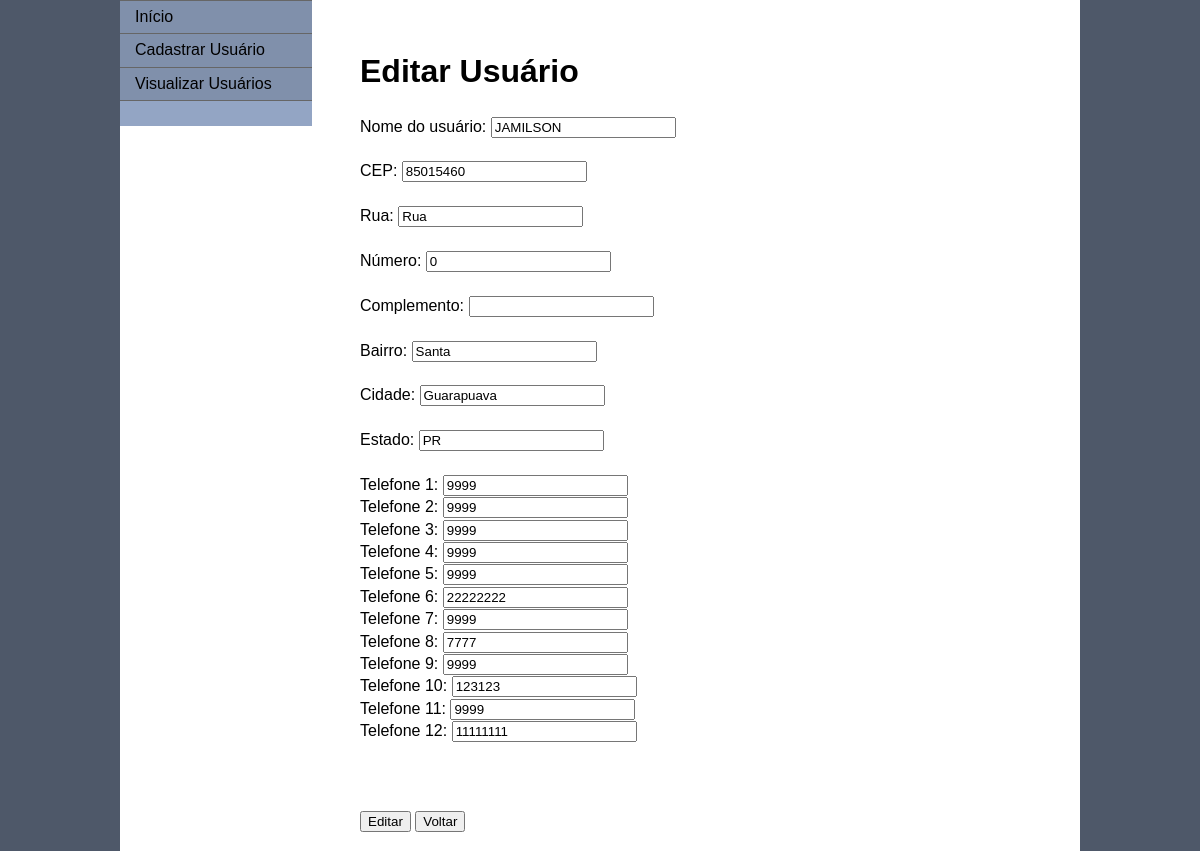
/funcoes/editar_usuario.php?id=30&pagina=editar, run on the app's committed database.
### tables this page shows
CREATE TABLE IF NOT EXISTS `usuario` (
  `id` int(5) NOT NULL AUTO_INCREMENT,
  `nome` varchar(50) NOT NULL,
  `cep` varchar(15) NOT NULL,
  `rua` varchar(50) NOT NULL,
  `numero` int(10) NOT NULL,
  `complemento` varchar(50) DEFAULT NULL,
  `bairro` varchar(50) NOT NULL,
  `cidade` varchar(50) NOT NULL,
  `estado` varchar(50) NOT NULL,
  PRIMARY KEY (`id`)
);

CREATE TABLE IF NOT EXISTS `telefone` (
  `id` int(5) NOT NULL AUTO_INCREMENT,
  `id_usuario` int(5) NOT NULL,
  `numero_telefone` int(15) NOT NULL,
  PRIMARY KEY (`id`)
);

### funcoes/editar_usuario.php (the view, shortened to what this page needs)
<!DOCTYPE html PUBLIC "-//W3C//DTD XHTML 1.0 Transitional//EN" "http://www.w3.org/TR/xhtml1/DTD/xhtml1-transitional.dtd">
<html xmlns="http://www.w3.org/1999/xhtml">
<head>
<link rel="stylesheet" type="text/css" href="../css/estilo.css">
</head>
<?php
$conexao = mysql_connect("localhost","root","");
$id = $_GET['id'];
$query = "SELECT * FROM usuario WHERE id = $id";
$query2 = "SELECT * FROM telefone WHERE id_usuario = $id";
$resultado = mysql_query($query,$conexao) or die(mysql_error());
$resultado2 = mysql_query($query2,$conexao) or die(mysql_error());
while ($linha = mysql_fetch_array($resultado)){
?>
<body>
<div class="container">
    <div class="sidebar1">
        <ul class="nav">
          <li><a href="?">Início</a></li>
          <li><a href="../?pagina=cadastro">Cadastrar Usuário</a></li>
          <li><a href="../?pagina=visualizar">Visualizar Usuários</a></li>
        </ul>
    </div>
	<div class="content">
        <h1>Editar Usuário</h1>
        <form id="formulario" name="formulario" method="post" accept-charset="utf-8">
              Nome do usu&aacute;rio:
              <input type="text" name="nome" id="nome" value=<?php echo $linha['nome']; ?>><br/><br/>
              CEP:
              <input type="text" name="cep" id="cep" value=<?php echo $linha['cep']; ?>><br/><br/>
              Rua:
              <input type="text" name="rua" id="rua" value=<?php echo $linha['rua']; ?>><br/><br/>
              N&uacute;mero:
              <input type="text" name="numero" id="numero" value=<?php echo $linha['numero']; ?>><br/><br/>
              Complemento:
              <input type="text" name="complemento" id="complemento" value=<?php echo $linha['complemento']; ?>><br/><br/>
              Bairro:
              <input type="text" name="bairro" id="bairro" value=<?php echo $linha['bairro']; ?>><br/><br/>
              Cidade:
              <input type="text" name="cidade" id="cidade" value=<?php echo $linha['cidade']; ?>><br/><br/>
              Estado:
              <input type="text" name="estado" id="estado" value=<?php echo $linha['estado']; ?>><br/><br/>
              <div id="telefones">
              <?php
              $i = 1;
              while ($linha2 = mysql_fetch_array($resultado2)){?>
                Telefone <?php echo $i++;?>:
                <input type="text" name="telefone[]" id="telefone" value="<?php echo $linha2['numero_telefone'];?>">
                <br>
              <?php }?>
              <br>
              </div>
              <div class="form-group">
                <br/><br/>
                <input class="editar" value="Editar" type="submit" />
                <input type="button" value="Voltar" onClick="JavaScript: window.history.back();">
              </div>
        </form>
        <?php
        }
        ?>
        </div>
    </div>
</body>

### css/estilo.css (style rules this page uses)
body { font: 100%/1.4 Verdana, Arial, Helvetica, sans-serif; background-color: #4E5869; margin: 0; padding: 0; color: #000; }
ul, ol, dl { padding: 0; margin: 0; }
h1, h2, h3, h4, h5, h6, p { margin-top: 0; padding-right: 15px; }
a:link { color:#414958; text-decoration: underline; }
.container { width: 80%; max-width: 1260px; min-width: 780px; background-color: #FFF; margin: 0 auto; overflow: hidden; }
.sidebar1 { float: left; width: 20%; background-color: #93A5C4; padding-bottom: 10px; }
.content { margin: -8% 0 2% 25%; width: 80%; float:left; }
ul.nav { list-style: none; border-top: 1px solid #666; margin-bottom: 15px; }
ul.nav li { border-bottom: 1px solid #666; }
ul.nav a, ul.nav a:visited { padding: 5px 5px 5px 15px; display: block; text-decoration: none; background-color: #8090AB; color: #000; }

### data on the page
usuario: nome "JAMILSON", cep "85015460", rua "Rua", numero "0", bairro "Santa", cidade "Guarapuava", estado "PR"
telefone: numero_telefone "9999"
telefone: numero_telefone "9999"
telefone: numero_telefone "9999"
telefone: numero_telefone "9999"
telefone: numero_telefone "9999"
telefone: numero_telefone "22222222"
telefone: numero_telefone "9999"
telefone: numero_telefone "7777"
telefone: numero_telefone "9999"
telefone: numero_telefone "123123"
telefone: numero_telefone "9999"
telefone: numero_telefone "11111111"
